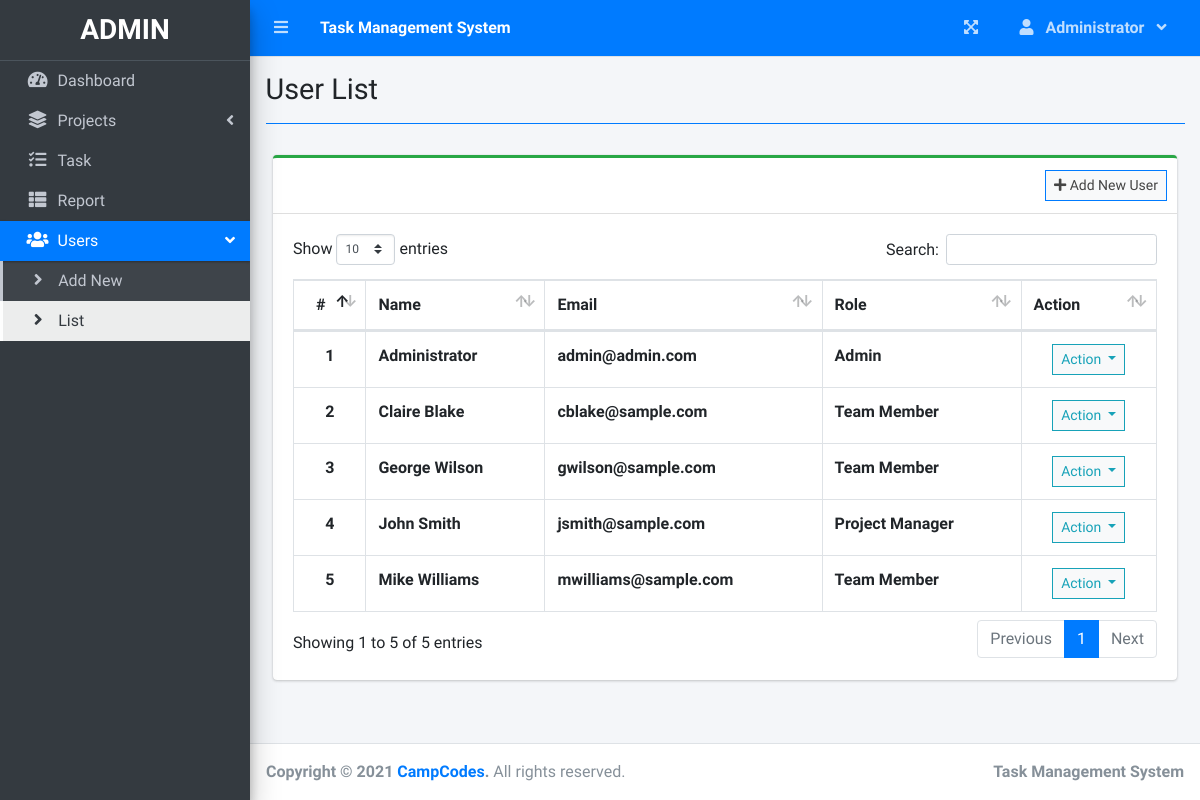
The page /index.php?page=user_list (signed in) on the database its author committed.
### tables this page shows
CREATE TABLE `users` (
  `id` int(30) NOT NULL,
  `firstname` varchar(200) NOT NULL,
  `lastname` varchar(200) NOT NULL,
  `email` varchar(200) NOT NULL,
  `password` text NOT NULL,
  `type` tinyint(1) NOT NULL DEFAULT 2 COMMENT '1 = admin, 2 = staff',
   
  `date_created` datetime NOT NULL DEFAULT current_timestamp()
);

### user_list.php (the view, shortened to what this page needs)
<?php include'db_connect.php' ?>
<div class="col-lg-12">
	<div class="card card-outline card-success">
		<div class="card-header">
			<div class="card-tools">
				<a class="btn btn-block btn-sm btn-default btn-flat border-primary" href="./index.php?page=new_user"><i class="fa fa-plus"></i> Add New User</a>
			</div>
		</div>
		<div class="card-body">
			<table class="table tabe-hover table-bordered" id="list">
				<thead>
					<tr>
						<th class="text-center">#</th>
						<th>Name</th>
						<th>Email</th>
						<th>Role</th>
						<th>Action</th>
					</tr>
				</thead>
				<tbody>
					<?php
					$i = 1;
					$type = array('',"Admin","Project Manager","Team Member");
					$qry = $conn->query("SELECT *,concat(firstname,' ',lastname) as name FROM users order by concat(firstname,' ',lastname) asc");
					while($row= $qry->fetch_assoc()):
					?>
					<tr>
						<th class="text-center"><?php echo $i++ ?></th>
						<td><b><?php echo ucwords($row['name']) ?></b></td>
						<td><b><?php echo $row['email'] ?></b></td>
						<td><b><?php echo $type[$row['type']] ?></b></td>
						<td class="text-center">
							<button type="button" class="btn btn-default btn-sm btn-flat border-info wave-effect text-info dropdown-toggle" data-toggle="dropdown" aria-expanded="true">
		                      Action
		                    </button>
						</td>
					</tr>
				<?php endwhile; ?>
				</tbody>
			</table>
		</div>
	</div>
</div>

### index.php (shortened to what this page needs)
<!DOCTYPE html>
<html lang="en">
<?php
	include 'header.php'
?>
<body class="hold-transition sidebar-mini layout-fixed layout-navbar-fixed layout-footer-fixed">
<div class="wrapper">
  <?php include 'topbar.php' ?>
  <?php include 'sidebar.php' ?>
  <div class="content-wrapper">
    <div class="content-header">
      <div class="container-fluid">
        <div class="row mb-2">
          <div class="col-sm-6">
            <h1 class="m-0"><?php echo $title ?></h1>
          </div>
        </div>
            <hr class="border-primary">
      </div>
    </div>
    <section class="content">
      <div class="container-fluid">
         <?php
            $page = isset($_GET['page']) ? $_GET['page'] : 'home';
            if(!file_exists($page.".php")){
                include '404.html';
            }else{
            include $page.'.php';
            }
          ?>
      </div>
    </section>
  </div>
  <footer class="main-footer">
    <strong>Copyright &copy; 2021 <a href="https://www.campcodes.com/">CampCodes</a>.</strong>
    All rights reserved.
    <div class="float-right d-none d-sm-inline-block">
      <b><?php echo $_SESSION['system']['name'] ?></b>
    </div>
  </footer>
</div>
</body>
</html>

### header.php (shortened to what this page needs)
<head>
  <?php
  $title = isset($_GET['page']) ? ucwords(str_replace("_", ' ', $_GET['page'])) : "Home";
  ?>
  <link rel="stylesheet" href="assets/plugins/fontawesome-free/css/all.min.css">
  <link rel="stylesheet" href="assets/plugins/overlayScrollbars/css/OverlayScrollbars.min.css">
  <link rel="stylesheet" href="assets/plugins/datatables-bs4/css/dataTables.bootstrap4.min.css">
  <link rel="stylesheet" href="assets/plugins/datatables-responsive/css/responsive.bootstrap4.min.css">
  <link rel="stylesheet" href="assets/plugins/datatables-buttons/css/buttons.bootstrap4.min.css">
  <link rel="stylesheet" href="assets/plugins/select2/css/select2.min.css">
  <link rel="stylesheet" href="assets/plugins/select2-bootstrap4-theme/select2-bootstrap4.min.css">
  <link rel="stylesheet" href="assets/plugins/sweetalert2-theme-bootstrap-4/bootstrap-4.min.css">
  <link rel="stylesheet" href="assets/plugins/toastr/toastr.min.css">
  <link rel="stylesheet" href="assets/plugins/dropzone/min/dropzone.min.css">
  <link rel="stylesheet" href="assets/dist/css/jquery.datetimepicker.min.css">
  <link rel="stylesheet" href="assets/plugins/icheck-bootstrap/icheck-bootstrap.min.css">
  <link rel="stylesheet" href="assets/plugins/bootstrap4-toggle/css/bootstrap4-toggle.min.css">
  <link rel="stylesheet" href="assets/dist/css/adminlte.min.css">
  <link rel="stylesheet" href="assets/dist/css/styles.css">
  <link rel="stylesheet" href="assets/plugins/summernote/summernote-bs4.min.css">
</head>

### topbar.php (shortened to what this page needs)
<nav class="main-header navbar navbar-expand navbar-primary navbar-dark ">
  <ul class="navbar-nav">
    <?php if(isset($_SESSION['login_id'])): ?>
    <li class="nav-item">
      <a class="nav-link" data-widget="pushmenu" href="" role="button"><i class="fas fa-bars"></i></a>
    </li>
  <?php endif; ?>
    <li>
      <a class="nav-link text-white"  href="./" role="button"> <large><b><?php echo $_SESSION['system']['name'] ?></b></large></a>
    </li>
  </ul>
  <ul class="navbar-nav ml-auto">
    <li class="nav-item">
      <a class="nav-link" data-widget="fullscreen" href="#" role="button">
        <i class="fas fa-expand-arrows-alt"></i>
      </a>
    </li>
   <li class="nav-item dropdown">
          <a class="nav-link"  data-toggle="dropdown" aria-expanded="true" href="javascript:void(0)">
            <span>
              <div class="d-felx badge-pill">
                <span class="fa fa-user mr-2"></span>
                <span><b><?php echo ucwords($_SESSION['login_firstname']) ?></b></span>
                <span class="fa fa-angle-down ml-2"></span>
              </div>
            </span>
          </a>
    </li>
  </ul>
</nav>

### sidebar.php (shortened to what this page needs)
<aside class="main-sidebar sidebar-dark-primary elevation-4">
  <div class="dropdown">
 	<a href="./" class="brand-link">
      <?php if($_SESSION['login_type'] == 1): ?>
      <h3 class="text-center p-0 m-0"><b>ADMIN</b></h3>
      <?php else: ?>
      <h3 class="text-center p-0 m-0"><b>USER</b></h3>
      <?php endif; ?>
  </a>
  </div>
  <div class="sidebar pb-4 mb-4">
    <nav class="mt-2">
      <ul class="nav nav-pills nav-sidebar flex-column nav-flat" data-widget="treeview" role="menu" data-accordion="false">
        <li class="nav-item dropdown">
          <a href="./" class="nav-link nav-home">
            <i class="nav-icon fas fa-tachometer-alt"></i>
            <p>
              Dashboard
            </p>
          </a>
        </li>
        <li class="nav-item">
          <a href="#" class="nav-link nav-edit_project nav-view_project">
            <i class="nav-icon fas fa-layer-group"></i>
            <p>
              Projects
              <i class="right fas fa-angle-left"></i>
            </p>
          </a>
        </li>
        <li class="nav-item">
              <a href="./index.php?page=task_list" class="nav-link nav-task_list">
                <i class="fas fa-tasks nav-icon"></i>
                <p>Task</p>
              </a>
        </li>
        <?php if($_SESSION['login_type'] != 3): ?>
         <li class="nav-item">
              <a href="./index.php?page=reports" class="nav-link nav-reports">
                <i class="fas fa-th-list nav-icon"></i>
                <p>Report</p>
              </a>
        </li>
        <?php endif; ?>
        <?php if($_SESSION['login_type'] == 1): ?>
        <li class="nav-item">
          <a href="#" class="nav-link nav-edit_user">
            <i class="nav-icon fas fa-users"></i>
            <p>
              Users
              <i class="right fas fa-angle-left"></i>
            </p>
          </a>
          <ul class="nav nav-treeview">
            <li class="nav-item">
              <a href="./index.php?page=new_user" class="nav-link nav-new_user tree-item">
                <i class="fas fa-angle-right nav-icon"></i>
                <p>Add New</p>
              </a>
            </li>
            <li class="nav-item">
              <a href="./index.php?page=user_list" class="nav-link nav-user_list tree-item">
                <i class="fas fa-angle-right nav-icon"></i>
                <p>List</p>
              </a>
            </li>
          </ul>
        </li>
      <?php endif; ?>
      </ul>
    </nav>
  </div>
</aside>

### rows shown on the page
users: name "Administrator", email "admin@admin.com", type "Admin"
users: name "Claire Blake", email "cblake@sample.com", type "Team Member"
users: name "George Wilson", email "gwilson@sample.com", type "Team Member"
users: name "John Smith", email "jsmith@sample.com", type "Project Manager"
users: name "Mike Williams", email "mwilliams@sample.com", type "Team Member"

### other values the page prints
$_SESSION['system']['name'] "Task Management System"
$_SESSION['login_firstname'] "Administrator"
$title "User List"
